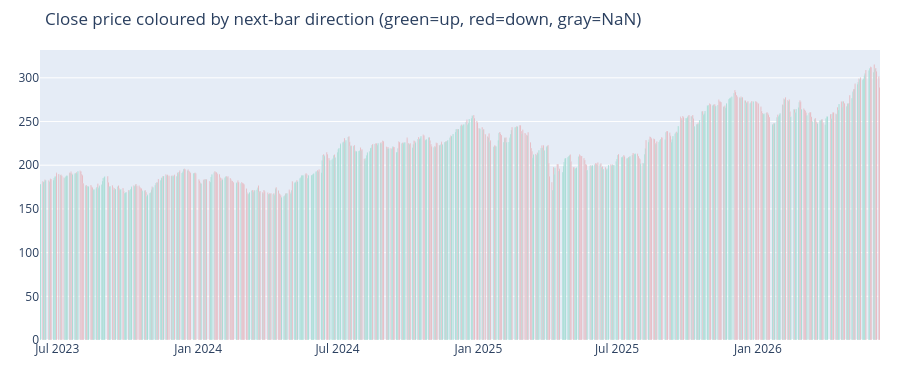

This figure's notebook cell:
### Code cell
# Price bar coloured by the next-bar target label
color_map = {1.0: 'rgba(16,185,129,0.7)', 0.0: 'rgba(239,68,68,0.7)'}
colors = df_feat[TARGET_LABEL].map(color_map).fillna('rgba(150,150,150,0.4)')

fig = go.Figure(go.Bar(
    x=df_feat['timestamp_utc'],
    y=df_feat[TARGET_SOURCE],
    marker_color=colors,
    name='Close',
))
fig.update_layout(
    title='Close price coloured by next-bar direction (green=up, red=down, gray=NaN)',
    height=380,
    margin=dict(l=40, r=20, t=50, b=40),
    bargap=0,
)
fig.show()

### Figure 1 — Plotly figure (JSON) as saved in the notebook; plotly's stock layout.template omitted (floating-point values rounded to 4 significant figures; data arrays with more than 128 entries replaced by an {"elided": "..."} marker saying what was removed)
{"data": [{"marker": {"color": {"elided": "752 str values"}}, "name": "Close", "type": "bar", "x": {"elided": "752 str values"}, "y": {"elided": "752 float values"}}], "layout": {"bargap": 0, "height": 380, "margin": {"b": 40, "l": 40, "r": 20, "t": 50}, "title": {"text": "Close price coloured by next-bar direction (green=up, red=down, gray=NaN)"}}}
